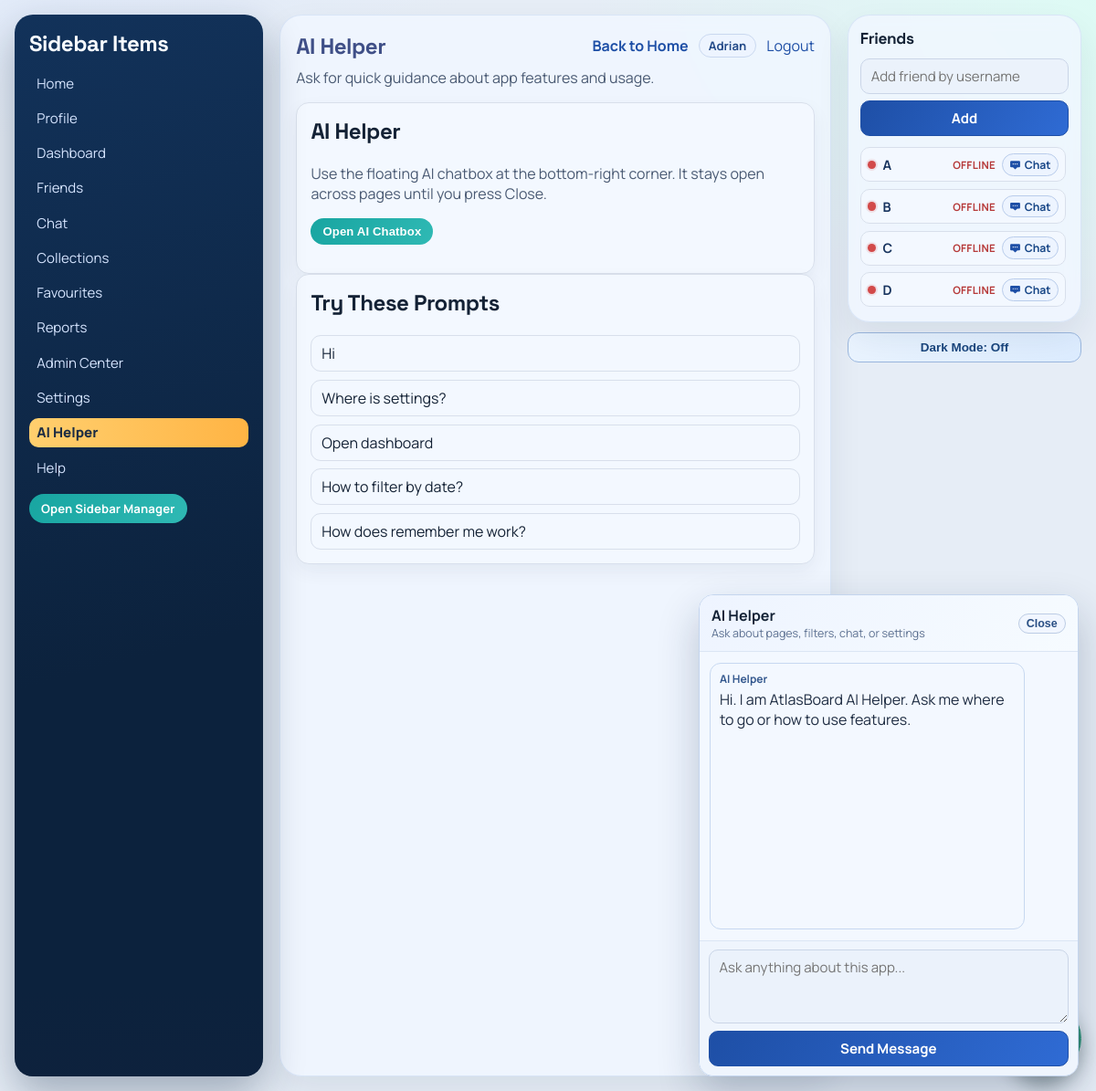
/ai-helper/ (signed in), run on the app's committed database.
### myapp/models.py (models this page shows, shortened)
class SidebarItem(models.Model):
    name = models.CharField(max_length=50)

### myapp/views.py (the view)
# urls.py: path('ai-helper/', views.ai_helper_page, name='ai_helper_page'),
@login_required
def ai_helper_page(request):
    history = _ai_helper_history(request)
    if not history:
        history = [
            {
                'role': 'assistant',
                'text': (
                    'Hi, I am AtlasBoard AI Helper. Ask me about pages, filters, chat, admin tools,'
                    ' dark mode, or login settings.'
                ),
            }
        ]
        request.session[AI_HELPER_SESSION_KEY] = history
    context = {
        'sidebar_items': _sidebar_items_for_user(request.user),
        'page_title': 'AI Helper',
        'page_description': 'Ask for quick guidance about app features and usage.',
        'current_section': 'ai helper',
        'ai_history': history,
    }
    return render(request, 'myapp/ai_helper.html', context)

### myapp/context_processors.py (called while the page is built)
def tab_session_seed(request):
    if not getattr(request, 'user', None) or not request.user.is_authenticated:
        return {'session_seed': False}
    return {'session_seed': bool(request.session.pop('tab_session_seed', False))}

def ui_theme_mode(request):
    theme_mode = request.COOKIES.get('ui_theme_mode') or request.session.get('settings_theme_mode') or 'light'
    if theme_mode not in {'light', 'dark'}:
        theme_mode = 'light'
    return {'ui_theme_mode': theme_mode}

### myapp/templatetags/url_helpers.py (called while the page is built)
@register.simple_tag
def sidebar_item_url(item):
    name = str(getattr(item, 'name', item)).strip().lower()
    mapping = {
        'home': 'index',
        'help': 'help_page',
        'admin center': 'admin_center_page',
        'dashboard': 'dashboard_page',
        'profile': 'profile_page',
        'friends': 'friends_page',
        'chat': 'chat_hub_page',
        'ai helper': 'ai_helper_page',
        'settings': 'settings_page',
        'reports': 'reports_page',
        'collections': 'collections_page',
        'favourites': 'favorites_page',
        'favorites': 'favorites_page',
    }
    route_name = mapping.get(name)
    if route_name:
        return reverse(route_name)
    item_id = getattr(item, 'id', None)
    if item_id:
        return reverse('sidebar_item_detail', args=[item_id])
    return reverse('index')

### myapp/views.py (called while the page is built, shortened)
def _is_admin(user):
    return user.is_staff or user.is_superuser

def _sidebar_items_for_user(user):
    SidebarItem.objects.filter(name__iexact='Favorites').update(name='Favourites')
    for name in DEFAULT_SIDEBAR_ITEMS:
        SidebarItem.objects.get_or_create(name=name)
    items = list(SidebarItem.objects.all())
    if not _is_admin(user):
        items = [item for item in items if item.name.strip().lower() != 'admin center']
    items.sort(key=lambda item: (SIDEBAR_ORDER.get(item.name.strip().lower(), 500), item.name.lower()))
    return items

def _ai_helper_history(request):
    history = request.session.get(AI_HELPER_SESSION_KEY, [])
    if not isinstance(history, list):
        history = []
    cleaned = []
    return cleaned

### myapp/templates/myapp/ai_helper.html
{% extends 'myapp/base_sidebar_page.html' %}
{% block body_class %}page-ai-helper{% endblock %}
{% block page_content %}
<section class="tool-card">
    <h2>AI Helper</h2>
    <p>Use the floating AI chatbox at the bottom-right corner. It stays open across pages until you press Close.</p>
    <button type="button" class="sidebar-nav-btn" data-open-ai-helper>Open AI Chatbox</button>
</section>
<section class="tool-card">
    <h2>Try These Prompts</h2>
    <div class="related-list">
        <div class="related-row">Hi</div>
        <div class="related-row">Where is settings?</div>
        <div class="related-row">Open dashboard</div>
        <div class="related-row">How to filter by date?</div>
        <div class="related-row">How does remember me work?</div>
    </div>
</section>
{% endblock %}

### myapp/templates/myapp/base_sidebar_page.html (shortened to what this page needs)
{% load static %}
{% load url_helpers %}
<!DOCTYPE html>
<html lang="en">
<head>
    <link rel="stylesheet" href="{% static 'myapp/style.css' %}">
</head>
<body
    class="app-body theme-{{ ui_theme_mode|default:'light' }} {% block body_class %}page-generic{% endblock %}"
    data-is-admin="{% if request.user.is_staff %}1{% else %}0{% endif %}"
    data-current-user="{{ request.user.username }}"
    data-authenticated="1"
    data-session-seed="{% if session_seed %}1{% else %}0{% endif %}"
    data-force-logout-url="{% url 'logout_page' %}"
    data-theme-set-url="{% url 'set_theme_mode' %}"
>
    <div class="container">
        <aside class="sidebar" id="sidebar">
            <h2>Sidebar Items</h2>
            <ul>
                {% for item in sidebar_items %}
                    {% sidebar_item_url item as item_url %}
                    <li>
                        <a
                            class="sidebar-item-link {% if item.name|lower == current_section %}active{% endif %}"
                            href="{{ item_url }}"
                        >
                            {{ item.name }}
                        </a>
                    </li>
                {% empty %}
                    <li>No items yet.</li>
                {% endfor %}
            </ul>
            {% if request.user.is_staff %}
                <a class="sidebar-nav-btn" href="{% url 'sidebar_items_page' %}">Open Sidebar Manager</a>
            {% endif %}
        </aside>
        <main class="main surface-panel">
            <header class="page-header">
                <h1>{{ page_title }}</h1>
                <div class="header-links">
                    <a class="inline-link" href="{% url 'index' %}">Back to Home</a>
                    <span class="user-chip">{{ request.user.username }}</span>
                    <form method="post" action="{% url 'logout_page' %}" class="inline-form">
                        <button type="submit" class="link-button">Logout</button>
                    </form>
                </div>
            </header>
            <p class="page-subtitle">{{ page_description }}</p>
            {% block page_content %}{% endblock %}
        </main>
        <div class="right-rail">
            <aside class="friends-sidebar surface-panel" aria-label="Friends">
                <h2>Friends</h2>
                <form method="post" action="{% url 'add_friend' %}" class="stack-form friends-add-form">
                    <input type="text" name="username" placeholder="Add friend by username" required>
                    <button type="submit">Add</button>
                </form>
                <div class="friends-list">
                    {% for friend in friends_panel_items %}
                        <div class="friend-row">
                            <span class="friend-state {% if friend.is_online %}online{% else %}offline{% endif %}"></span>
                            <span class="friend-name">{{ friend.username }}</span>
                            <span class="friend-presence-text {% if friend.is_online %}online{% else %}offline{% endif %}">
                                {% if friend.is_online %}Online{% else %}Offline{% endif %}
                            </span>
                            <a class="friend-chat-btn" href="{% url 'chat_page' friend.id %}">
                                <img src="{% static 'myapp/chat-icon.svg' %}" alt="" aria-hidden="true">
                                <span>Chat</span>
                            </a>
                        </div>
                    {% empty %}
                        <p class="friend-empty">No friends added yet.</p>
                    {% endfor %}
                </div>
            </aside>
            <div class="theme-rail-tool">
                <button type="button" class="theme-quick-btn" data-theme-quick-toggle>Dark Mode: Off</button>
            </div>
        </div>
    </div>
    <div class="ai-floating-tool">
        <button
            type="button"
            class="ai-quick-btn"
            id="aiHelperLauncher"
            aria-label="Open AI Helper"
            aria-controls="aiHelperWidget"
            aria-expanded="false"
        >
        </button>
    </div>
    <section id="aiHelperWidget" class="chat-popout ai-chat-popout" aria-label="AI chat window" hidden>
        <header class="chat-popout-header">
            <div>
                <strong>AI Helper</strong>
                <div class="chat-subtitle">Ask about pages, filters, chat, or settings</div>
            </div>
            <button type="button" class="chat-close-btn" id="aiHelperClose" aria-label="Close AI chatbox">Close</button>
        </header>
        <div id="aiHelperThread" class="chat-thread" aria-live="polite"></div>
        <form id="aiHelperForm" method="post" action="{% url 'ai_helper_reply' %}" class="stack-form chat-send-form">
            <textarea name="message" rows="3" maxlength="1200" placeholder="Ask anything about this app..." required></textarea>
            <button type="submit">Send Message</button>
        </form>
    </section>
</body>
</html>

### data on the page
SidebarItem: name "Home"
SidebarItem: name "Profile"
SidebarItem: name "Dashboard"
SidebarItem: name "Friends"
SidebarItem: name "Chat"
SidebarItem: name "Collections"
SidebarItem: name "Favourites"
SidebarItem: name "Reports"
SidebarItem: name "Admin Center"
SidebarItem: name "Settings"
SidebarItem: name "AI Helper"
SidebarItem: name "Help"

### other printed values
{{ request.user.username }} "Adrian"
{{ page_description }} "Ask for quick guidance about app features and usage."
{{ friend.username }} "A" "B" "C" "D"
